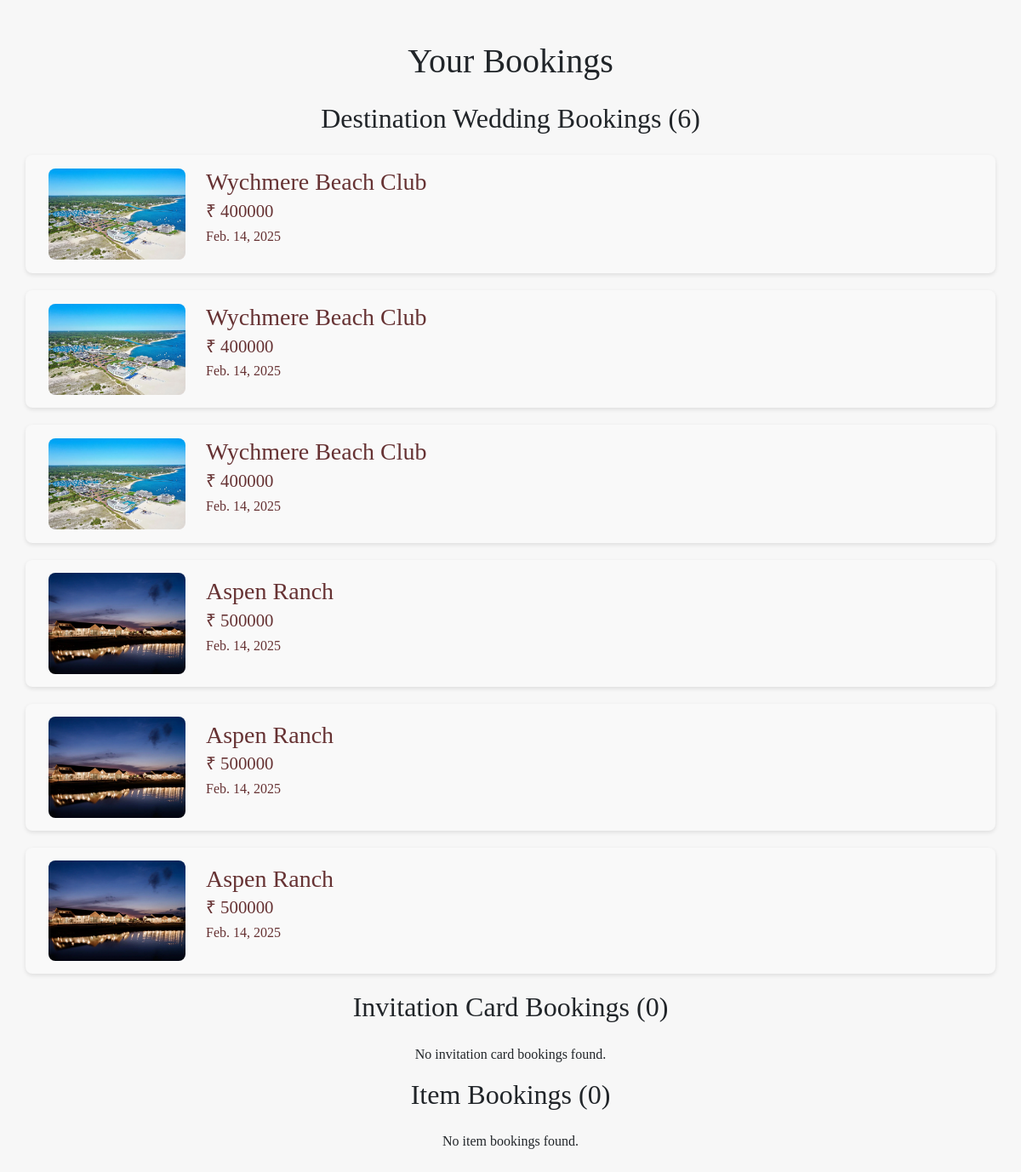
The page /view_bookings/ (signed in) on the database as committed earlier.
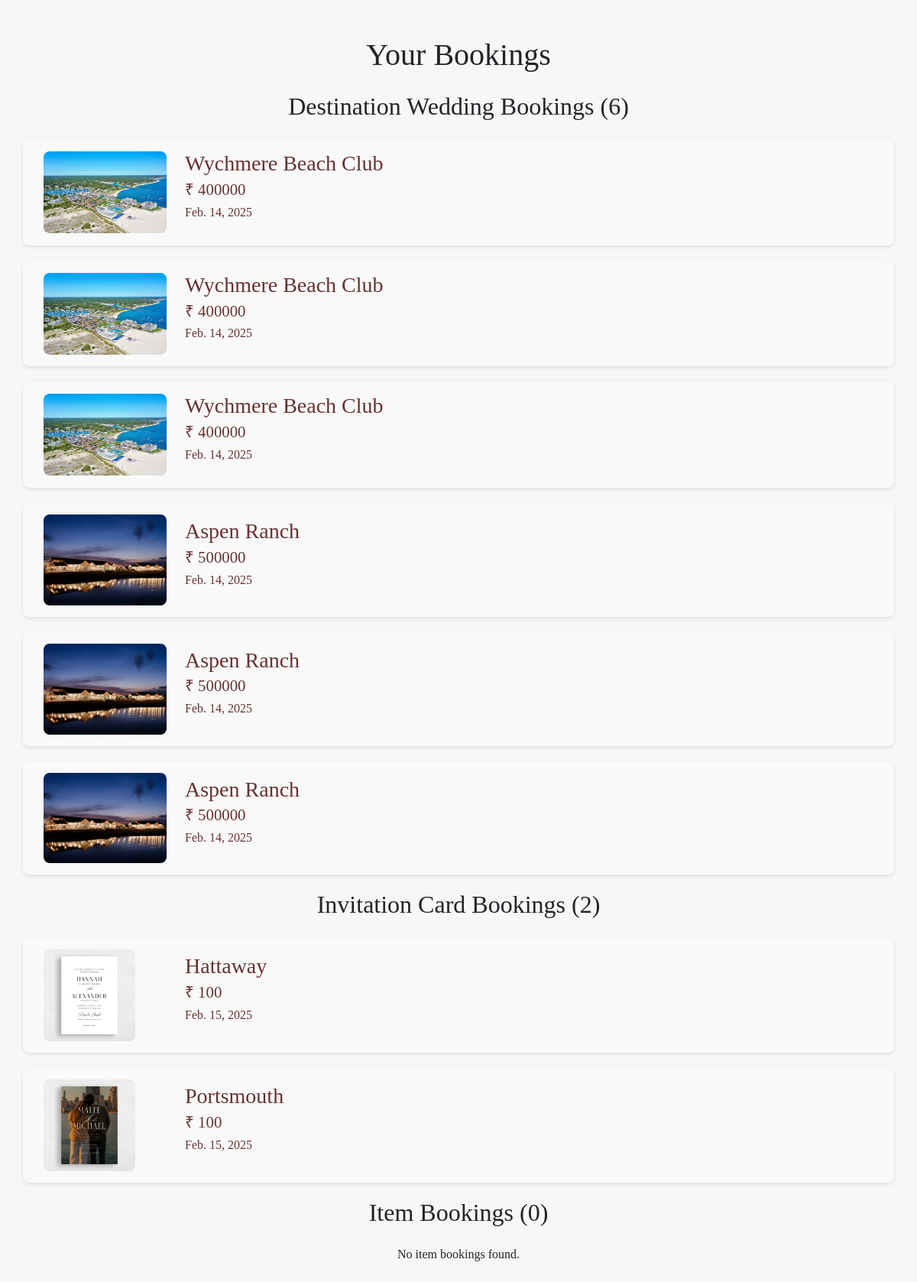
The same page on the database as committed later.
### app/models.py (models this page shows, shortened)
class BuyDesWedding(models.Model):
    user=models.ForeignKey(User,on_delete=models.CASCADE)
    des = models.ForeignKey(DestinationWedding, on_delete=models.CASCADE)
    price=models.IntegerField()
    date = models.DateField()
    purchase_date = models.DateField(auto_now_add=True)
    address = models.ForeignKey(Address, on_delete=models.CASCADE)
    status = models.CharField(max_length=10, choices=STATUS_CHOICES, default='pending')
    def can_cancel(self):
        return (now().date() - self.purchase_date).days <= 2 and self.status == 'pending'

class DestinationWedding(models.Model):
    name = models.CharField(max_length=255)
    about = models.TextField()
    img = models.FileField()
    location = models.CharField(max_length=255)
    package_price = models.DecimalField(max_digits=10, decimal_places=2)

class BuyInv(models.Model):
    user=models.ForeignKey(User,on_delete=models.CASCADE)
    inv = models.ForeignKey(InvitationCard, on_delete=models.CASCADE)
    qty = models.PositiveIntegerField(default=1)
    price=models.IntegerField()
    date = models.DateField()
    message = models.TextField(blank=True, null=True)
    purchase_date = models.DateField(auto_now_add=True)
    address = models.ForeignKey(Address, on_delete=models.CASCADE)
    status = models.CharField(max_length=10, choices=STATUS_CHOICES, default='pending')
    def can_cancel(self):
        return (now().date() - self.purchase_date).days <= 2 and self.status == 'pending'

class InvitationCard(models.Model):
    category = models.ForeignKey(InvitationCategory, on_delete=models.CASCADE)
    name = models.CharField(max_length=100)
    price=models.IntegerField()
    img1 = models.FileField()
    img2 = models.FileField(blank=True, null=True)
    img3 = models.FileField(blank=True, null=True)
    img4 = models.FileField(blank=True, null=True)
    size = models.CharField(max_length=50)

### app/views.py (the view)
# urls.py: path('view_bookings/', views.view_bookings, name='view_bookings'),
def view_bookings(req):
    user = User.objects.get(username=req.session['user'])
    destination_bookings = BuyDesWedding.objects.filter(user=user)[::-1]
    invitation_bookings = BuyInv.objects.filter(user=user)[::-1]
    item_bookings = BuyItem.objects.filter(user=user)[::-1]
    return render(req, 'user/view_bookings.html', {
        'destination_bookings': destination_bookings,
        'invitation_bookings': invitation_bookings,
        'item_bookings': item_bookings
    })

### templates/user/view_bookings.html (shortened to what this page needs)
<!DOCTYPE html>
<html lang="en">
<head>
  <link href="https://cdn.jsdelivr.net/npm/bootstrap@5.3.3/dist/css/bootstrap.min.css" rel="stylesheet">
  <link rel="stylesheet" href="https://cdn.jsdelivr.net/npm/bootstrap-icons@1.11.3/font/bootstrap-icons.min.css">
  <link href="https://cdnjs.cloudflare.com/ajax/libs/font-awesome/5.15.4/css/all.min.css" rel="stylesheet">
</head>
<body>
  <div class="container my-5">
    <h1 class="mb-4 text-center">Your Bookings</h1>
    <h2 class="text-center mb-4">Destination Wedding Bookings ({{ destination_bookings|length }})</h2>
    {% if destination_bookings %}
      {% for booking in destination_bookings %}
      <div class="booking-item row align-items-center">
        <div class="col-4 col-md-3 col-lg-2">
          <img src="{{ booking.des.img.url }}" alt="{{ booking.des.name }}" class="img-fluid booking-img">
        </div>
        <div class="col-8 col-md-6 col-lg-7">
          <h4 class="booking-title">{{ booking.des.name }}</h4>
          <h6 class="booking-price">₹ {{ booking.price }}</h6>
          <p class="booking-date">{{ booking.purchase_date }}</p>
        </div>
      </div>
      {% endfor %}
    {% else %}
      <p class="text-center">No destination wedding bookings found.</p>
    {% endif %}
    <h2 class="text-center mb-4">Invitation Card Bookings ({{ invitation_bookings|length }})</h2>
    {% if invitation_bookings %}
      {% for booking in invitation_bookings %}
      <div class="booking-item row align-items-center">
        <div class="col-4 col-md-3 col-lg-2">
          <img src="{{ booking.inv.img1.url }}" alt="{{ booking.inv.name }}" class="img-fluid booking-img">
        </div>
        <div class="col-8 col-md-6 col-lg-7">
          <h4 class="booking-title">{{ booking.inv.name }}</h4>
          <h6 class="booking-price">₹ {{ booking.price }}</h6>
          <p class="booking-date">{{ booking.purchase_date }}</p>
        </div>
      </div>
      {% endfor %}
    {% else %}
      <p class="text-center">No invitation card bookings found.</p>
    {% endif %}
    <h2 class="text-center mb-4">Item Bookings ({{ item_bookings|length }})</h2>
    {% if item_bookings %}
      {% for booking in item_bookings %}
      <div class="booking-item row align-items-center">
        <div class="col-4 col-md-3 col-lg-2">
          <img src="{{ booking.item.img.url }}" alt="{{ booking.item.name }}" class="img-fluid booking-img">
        </div>
        <div class="col-8 col-md-6 col-lg-7">
          <h4 class="booking-title">{{ booking.item.name }}</h4>
          <h6 class="booking-price">₹ {{ booking.price }}</h6>
          <p class="booking-date"><strong>Purchased On:</strong>{{ booking.purchase_date }}</p>
          <p><strong>Quantity:</strong> {{ booking.quantity }}</p>
        </div>
        <div class="col-12 col-md-3 col-lg-3 text-center">
          {% if booking.status == "cancelled" %}
            <span class="text-danger fw-bold">This order is cancelled</span>
          {% elif booking.can_cancel %}
          <a href="{% url 'cancel_booking' 'item' booking.id %}" class="btn btn-outline-danger bg-danger text-light">
              Cancel Order
            </a>
          {% endif %}
        </div>
      </div>
      {% endfor %}
    {% else %}
      <p class="text-center">No item bookings found.</p>
    {% endif %}
  </div>
</body>
</html>

Rows that differ between the two databases and show on the page:
added BuyInv: inv.img1 (picture), inv.name "Hattaway", price "100", purchase_date "Feb. 15, 2025"
added BuyInv: inv.img1 (picture), inv.name "Portsmouth", price "100", purchase_date "Feb. 15, 2025"
Other text that changed with them:
{{ invitation_bookings|length }}: "0" → "2"
text no longer shown: "No invitation card bookings found."
